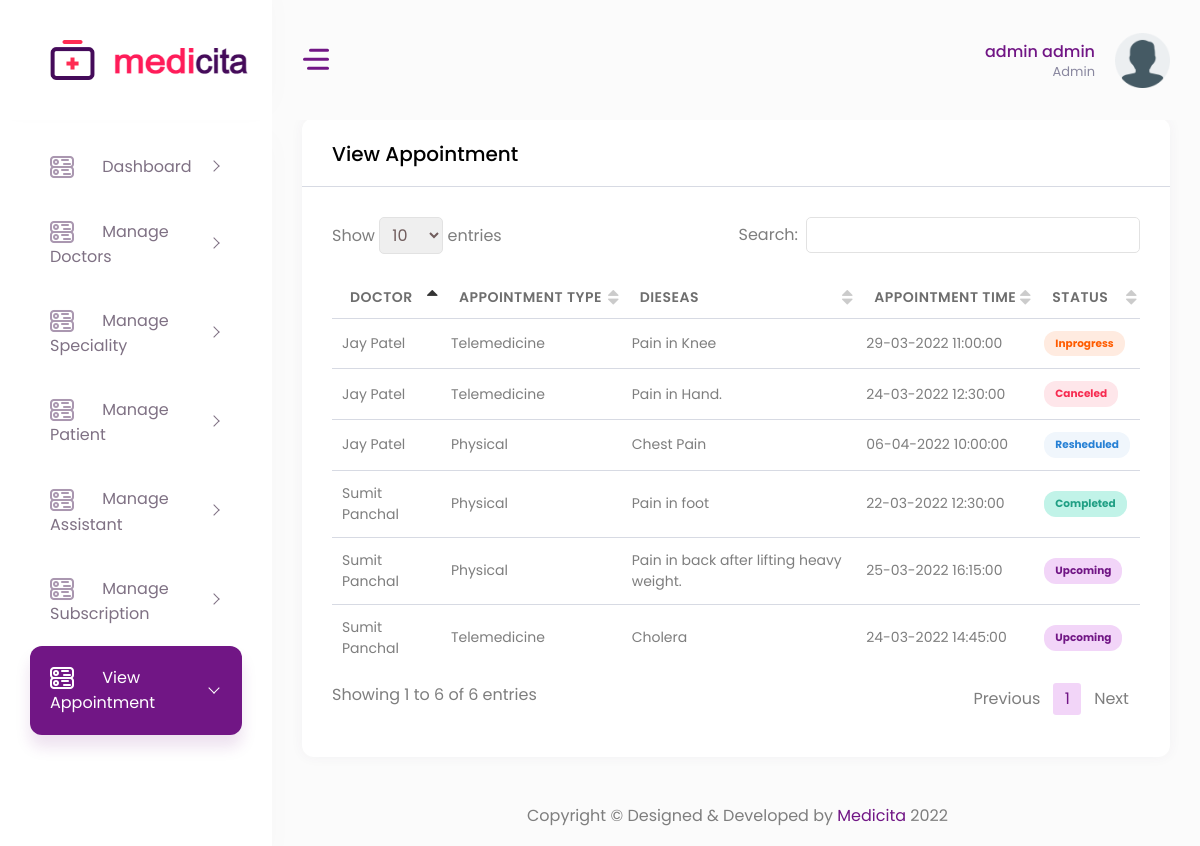
/admin_appointment.php (signed in), run on the app's committed database.
### tables this page shows
CREATE TABLE IF NOT EXISTS `user` (
  `id` int NOT NULL AUTO_INCREMENT,
  `user_type` enum('Admin','Doctor','Patient','Assistant') NOT NULL,
  `first_name` varchar(50) NOT NULL,
  `last_name` varchar(50) NOT NULL,
  `email` varchar(200) NOT NULL,
  `password` varchar(50) NOT NULL,
  `mobile_number` bigint NOT NULL,
  `gender` enum('Male','Female','Other','') DEFAULT NULL,
  `birth_date` date DEFAULT NULL,
  `otp` int DEFAULT NULL,
  `profile_photo` varchar(150) DEFAULT NULL,
  `bio` varchar(255) DEFAULT NULL,
  `address` text,
  `state` varchar(255) DEFAULT NULL,
  `city` varchar(255) DEFAULT NULL,
  `zip_code` int DEFAULT NULL,
  `status` enum('Pending','Rejected','Approved','') NOT NULL DEFAULT 'Pending',
  PRIMARY KEY (`id`)
);

CREATE TABLE IF NOT EXISTS `appointment` (
  `appointment_id` int NOT NULL AUTO_INCREMENT,
  `doc_id` int NOT NULL,
  `patient_id` int NOT NULL,
  `dieseas` text NOT NULL,
  `appointment_type` enum('Physical','Telemedicine','','') NOT NULL,
  `charge` int NOT NULL,
  `prescription` text,
  `appointment_time` datetime NOT NULL,
  `appointment_end_time` datetime NOT NULL,
  `status` enum('Upcoming','Inprogress','Completed','Canceled','Resheduled') NOT NULL DEFAULT 'Upcoming',
  PRIMARY KEY (`appointment_id`)
);

### admin_appointment.php (the view, shortened to what this page needs)
<?php
   include "action/databaseconn.php";
?>
<?php
   include "header.php";
?>
<?php
   $sql = "select * from appointment";
   $result = $conn->query($sql);
   $arr_appointment = [];
?>
<div class="container-fluid">
    <div class="row">
        <div class="col-12">
            <div class="card">
                <div class="card-header">
                    <h4 class="card-title">View Appointment</h4>
                </div>
                <div class="card-body">
                    <div class="table-responsive">
                        <table class="table table-hover table-responsive-sm" id="example3" class="display" style="min-width: 845px">
                            <?php
                            if($result->num_rows > 0)
                                {
                                    $arr_appointment = $result->fetch_all(MYSQLI_ASSOC);
                                }
                            ?>
                            <thead>
                                <tr>
                                    <th>Doctor</th>
                                    <th>Appointment Type</th>
                                    <th>Dieseas</th>
                                    <th>Appointment Time</th>
                                    <th>Status</th>
                                </tr>
                            </thead>
                            <tbody>
                            <?php if(!empty($arr_appointment)) { ?>
                                <?php foreach($arr_appointment as $r) { ?>
                                <tr>
                                    <?php
                                        $query1 = "select * from user where id = '".$r['doc_id']."'";
                                        $result = mysqli_query($conn, $query1);
                                        $arr_doc = [];
                                        if($result->num_rows > 0)
                                        {
                                            $arr_doc = $result->fetch_all(MYSQLI_ASSOC);
                                        }
                                    ?>
                                    <?php if(!empty($arr_doc)) { ?>
                                        <?php foreach($arr_doc as $r2) { ?>
                                            <td><?php echo $r2['first_name'] ?> <?php echo $r2['last_name'] ?></td>
                                    <?php }} ?>
                                    <td><?php echo $r['appointment_type'] ?></td>
                                    <td><?php echo $r['dieseas'] ?></td>
                                    <td><?php $date = new DateTime($r['appointment_time']); echo $date->format('d-m-Y H:i:s');?></td>
                                    <?php
                                        if( $r['status'] == "Upcoming")
                                        {
                                            ?>
                                            <td><span class="badge light badge-primary"><?php echo $r['status'] ?></span></td>
                                            <?php
                                        }
                                        elseif($r['status']=="Completed")
                                        {
                                            ?>
                                            <td><span class="badge light badge-success"><?php echo $r['status'] ?></span></td>
                                            <?php
                                        }
                                        elseif($r['status']=="Canceled")
                                        {
                                            ?>
                                            <td><span class="badge light badge-danger"><?php echo $r['status'] ?></span></td>
                                            <?php
                                        }
                                        elseif($r['status']=="Resheduled")
                                        {
                                            ?>
                                            <td><span class="badge light badge-info"><?php echo $r['status'] ?></span></td>
                                            <?php
                                        }else{
                                            ?>
                                            <td><span class="badge light badge-warning"><?php echo $r['status'] ?></span></td>
                                            <?php
                                        }
                                    ?>
                                </tr>
                                <?php }} ?>
                            </tbody>
                        </table>
                    </div>
                </div>
            </div>
        </div>
    </div>
</div>
<?php
   include "footer.php";
?>

### header.php (shortened to what this page needs)
<?php
include "action/databaseconn.php";
   if(!isset($_SESSION["login"]))
   {
   	header("location:index.php");
   }
   else
   {
      $user_type = $_SESSION['user_type'];
   }
   ?>
<!DOCTYPE html>
<html lang="en">
   <head>
      <link href="vendor/jqvmap/css/jqvmap.min.css" rel="stylesheet">
      <link rel="stylesheet" href="vendor/chartist/css/chartist.min.css">
      <link href="vendor/datatables/css/jquery.dataTables.min.css" rel="stylesheet">
      <link href="vendor/bootstrap-select/dist/css/bootstrap-select.min.css" rel="stylesheet">
      <link rel="stylesheet" href="vendor/toastr/css/toastr.min.css">
    <link href="vendor/bootstrap-material-datetimepicker/css/bootstrap-material-datetimepicker.css" rel="stylesheet">
      <link href="css/style.css" rel="stylesheet">
      <link href="css/custom.css" rel="stylesheet">
   </head>
   <body>
      <div id="main-wrapper">
      <div class="nav-header">
         <a href="index.php" class="brand-logo">
            <img class="logo-abbr" src="images/logo.png" alt="">
            <img class="brand-title" src="images/logo-text.png" alt="">
         </a>
         <div class="nav-control">
            <div class="hamburger">
               <span class="line"></span><span class="line"></span><span class="line"></span>
            </div>
         </div>
      </div>
      <div class="header">
         <div class="header-content">
            <nav class="navbar navbar-expand">
               <div class="collapse navbar-collapse justify-content-between">
                  <ul class="navbar-nav header-right">
                     <li class="nav-item dropdown header-profile">
                        <a class="nav-link" href="#" role="button" data-toggle="dropdown">
                           <div class="header-info">
                              <span><?php echo $_SESSION['first_name']." ".$_SESSION['last_name'] ?></span>
                              <small><?php echo $user_type?></small>
                           </div>
                           <?php
                              $query1 = "select * from user where id = '".$_SESSION['id']."'";
                              $result = mysqli_query($conn, $query1);
                              $arr_doc = [];
                              if($result->num_rows > 0)
                              {
                                 $arr_doc = $result->fetch_all(MYSQLI_ASSOC);
                              }
                           ?>
                           <?php if(!empty($arr_doc)) { ?>
                                 <?php foreach($arr_doc as $r2) {
                                    if ($r2['profile_photo'] > 0) {
                                       ?>
                                       <img src=<?php echo "image/".$r2['profile_photo'] ?> width="20" alt=""/>
                                 <?php
                                    }
                                    else {
                                       ?>
                                       <img src="images/avatar/727399.png" width="20" alt=""/>
                                 <?php
                                    }
                                    ?>
                           <?php }} ?>
                        </a>
                     </li>
                  </ul>
               </div>
            </nav>
         </div>
      </div>
      <div class="deznav">
         <div class="deznav-scroll">
            <?php
               if($_SESSION['user_type'] == "Doctor")
               {
                  include ("doctor_sidebar.php");
               }
               elseif($_SESSION['user_type'] == "Patient")
               {
                  include ("patient_sidebar.php");
               }
               elseif($_SESSION['user_type'] == "Admin")
               {
                  include ("admin_sidebar.php");
               }
               elseif($_SESSION['user_type'] == "Assistant")
               {
                  include ("assistant_sidebar.php");
               }
            ?>
         </div>
      </div>
      <div class="content-body">

### admin_sidebar.php
<ul class="metismenu" id="menu">
   <li><a class="has-arrow ai-icon" href="dashboard.php" aria-expanded="false">
      <i class="flaticon-381-networking"></i>
      <span class="nav-text">Dashboard</span>
      </a>
   </li>
   <li><a class="has-arrow ai-icon" href="manage_doctor.php" aria-expanded="false">
      <i class="flaticon-381-networking"></i>
      <span class="nav-text">Manage Doctors</span>
      </a>
   </li>
   <li><a class="has-arrow ai-icon" href="doctor_speciality.php" aria-expanded="false">
      <i class="flaticon-381-networking"></i>
      <span class="nav-text">Manage Speciality</span>
      </a>
   </li>
   <li><a class="has-arrow ai-icon" href="manage_patient.php" aria-expanded="false">
      <i class="flaticon-381-networking"></i>
      <span class="nav-text">Manage Patient</span>
      </a>
   </li>
   <li><a class="has-arrow ai-icon" href="manage_assistant_admin.php" aria-expanded="false">
      <i class="flaticon-381-networking"></i>
      <span class="nav-text">Manage Assistant</span>
      </a>
   </li>
   <li><a class="has-arrow ai-icon" href="manage_subscription.php" aria-expanded="false">
      <i class="flaticon-381-networking"></i>
      <span class="nav-text">Manage Subscription</span>
      </a>
   </li>
   <li><a class="has-arrow ai-icon" href="admin_appointment.php" aria-expanded="false">
      <i class="flaticon-381-networking"></i>
      <span class="nav-text">View Appointment</span>
      </a>
   </li>
</ul>

### footer.php (shortened to what this page needs)
</div>
    <div class="footer">
    <div class="copyright">
      <p>Copyright © Designed &amp; Developed by <a href="" target="_blank">Medicita</a> 2022</p>
    </div>
    </div>
    </div>
</body>
</html>

### data on the page
appointment: appointment_type "Telemedicine", dieseas "Pain in Knee", appointment_time "29-03-2022 11:00:00", status "Inprogress"
user: first_name "Jay", last_name "Patel"
appointment: appointment_type "Physical", dieseas "Pain in foot", appointment_time "22-03-2022 12:30:00", status "Completed"
user: first_name "Sumit", last_name "Panchal"
appointment: appointment_type "Telemedicine", dieseas "Pain in Hand.", appointment_time "24-03-2022 12:30:00", status "Canceled"
appointment: appointment_type "Physical", dieseas "Pain in back after lifting heavy weight.", appointment_time "25-03-2022 16:15:00", status "Upcoming"
appointment: appointment_type "Physical", dieseas "Chest Pain", appointment_time "06-04-2022 10:00:00", status "Resheduled"
appointment: appointment_type "Telemedicine", dieseas "Cholera", appointment_time "24-03-2022 14:45:00", status "Upcoming"

### other printed values
$_SESSION['first_name'] "admin"
$_SESSION['last_name'] "admin"
$user_type "Admin"
